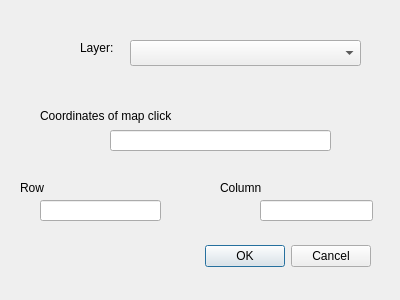
<?xml version="1.0" encoding="UTF-8"?>
<ui version="4.0">
 <class>RasterRowColumnDialogBase</class>
 <widget class="QDialog" name="RasterRowColumnDialogBase">
  <property name="geometry">
   <rect>
    <x>0</x>
    <y>0</y>
    <width>400</width>
    <height>300</height>
   </rect>
  </property>
  <property name="windowTitle">
   <string>RasterRowColumn</string>
  </property>
  <widget class="QDialogButtonBox" name="button_box">
   <property name="geometry">
    <rect>
     <x>30</x>
     <y>240</y>
     <width>341</width>
     <height>32</height>
    </rect>
   </property>
   <property name="orientation">
    <enum>Qt::Horizontal</enum>
   </property>
   <property name="standardButtons">
    <set>QDialogButtonBox::Cancel|QDialogButtonBox::Ok</set>
   </property>
  </widget>
  <widget class="QComboBox" name="comboBox">
   <property name="geometry">
    <rect>
     <x>130</x>
     <y>40</y>
     <width>231</width>
     <height>26</height>
    </rect>
   </property>
  </widget>
  <widget class="QLabel" name="label">
   <property name="geometry">
    <rect>
     <x>80</x>
     <y>40</y>
     <width>41</width>
     <height>16</height>
    </rect>
   </property>
   <property name="text">
    <string>Layer:</string>
   </property>
  </widget>
  <widget class="QLineEdit" name="lineEdit">
   <property name="geometry">
    <rect>
     <x>110</x>
     <y>130</y>
     <width>221</width>
     <height>21</height>
    </rect>
   </property>
  </widget>
  <widget class="QLineEdit" name="lineEdit_2">
   <property name="geometry">
    <rect>
     <x>40</x>
     <y>200</y>
     <width>121</width>
     <height>21</height>
    </rect>
   </property>
  </widget>
  <widget class="QLineEdit" name="lineEdit_3">
   <property name="geometry">
    <rect>
     <x>260</x>
     <y>200</y>
     <width>113</width>
     <height>21</height>
    </rect>
   </property>
  </widget>
  <widget class="QLabel" name="label_2">
   <property name="geometry">
    <rect>
     <x>40</x>
     <y>106</y>
     <width>201</width>
     <height>20</height>
    </rect>
   </property>
   <property name="text">
    <string>Coordinates of map click</string>
   </property>
  </widget>
  <widget class="QLabel" name="label_3">
   <property name="geometry">
    <rect>
     <x>20</x>
     <y>180</y>
     <width>60</width>
     <height>16</height>
    </rect>
   </property>
   <property name="text">
    <string>Row</string>
   </property>
  </widget>
  <widget class="QLabel" name="label_4">
   <property name="geometry">
    <rect>
     <x>220</x>
     <y>180</y>
     <width>60</width>
     <height>16</height>
    </rect>
   </property>
   <property name="text">
    <string>Column</string>
   </property>
  </widget>
 </widget>
 <resources/>
 <connections>
  <connection>
   <sender>button_box</sender>
   <signal>accepted()</signal>
   <receiver>RasterRowColumnDialogBase</receiver>
   <slot>accept()</slot>
   <hints>
    <hint type="sourcelabel">
     <x>20</x>
     <y>20</y>
    </hint>
    <hint type="destinationlabel">
     <x>20</x>
     <y>20</y>
    </hint>
   </hints>
  </connection>
  <connection>
   <sender>button_box</sender>
   <signal>rejected()</signal>
   <receiver>RasterRowColumnDialogBase</receiver>
   <slot>reject()</slot>
   <hints>
    <hint type="sourcelabel">
     <x>20</x>
     <y>20</y>
    </hint>
    <hint type="destinationlabel">
     <x>20</x>
     <y>20</y>
    </hint>
   </hints>
  </connection>
 </connections>
</ui>
